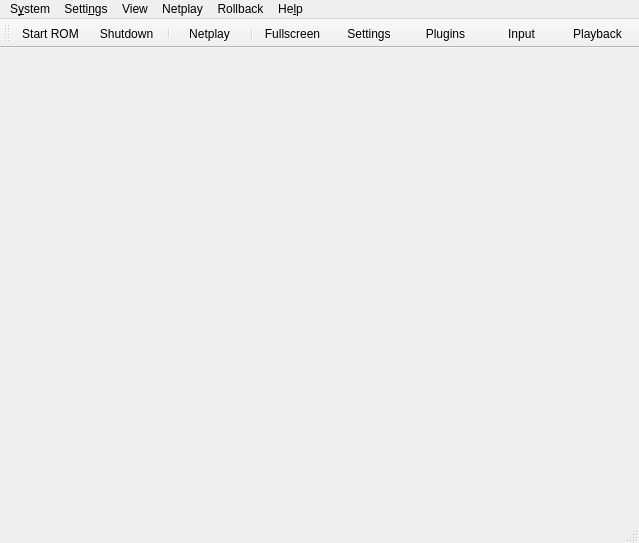
<?xml version="1.0" encoding="UTF-8"?>
<ui version="4.0">
 <class>MainWindow</class>
 <widget class="QMainWindow" name="MainWindow">
  <property name="geometry">
   <rect>
    <x>0</x>
    <y>0</y>
    <width>639</width>
    <height>543</height>
   </rect>
  </property>
  <property name="windowTitle">
   <string>Rosalie's Mupen GUI (VERSION)</string>
  </property>
  <property name="windowIcon">
   <iconset resource="UIResources.qrc">
    <normaloff>:/Resource/RMG.png</normaloff>:/Resource/RMG.png</iconset>
  </property>
  <widget class="QWidget" name="centralwidget">
   <layout class="QHBoxLayout" name="horizontalLayout"/>
  </widget>
  <widget class="QMenuBar" name="menubar">
   <property name="geometry">
    <rect>
     <x>0</x>
     <y>0</y>
     <width>639</width>
     <height>30</height>
    </rect>
   </property>
   <widget class="QMenu" name="menuSystem">
    <property name="title">
     <string>S&amp;ystem</string>
    </property>
    <widget class="QMenu" name="menuReset">
     <property name="title">
      <string>&amp;Reset</string>
     </property>
     <property name="icon">
      <iconset theme="restart-line"/>
     </property>
     <addaction name="action_Netplay_Start"/>
     <addaction name="action_System_HardReset"/>
    </widget>
    <widget class="QMenu" name="menuCurrent_Save_State">
     <property name="title">
      <string>&amp;Current Save State</string>
     </property>
     <property name="icon">
      <iconset theme="save-3-line"/>
     </property>
     <addaction name="actionSlot_0"/>
     <addaction name="actionSlot_1"/>
     <addaction name="actionSlot_2"/>
     <addaction name="actionSlot_3"/>
     <addaction name="actionSlot_4"/>
     <addaction name="actionSlot_5"/>
     <addaction name="actionSlot_6"/>
     <addaction name="actionSlot_7"/>
     <addaction name="actionSlot_8"/>
     <addaction name="actionSlot_9"/>
    </widget>
    <widget class="QMenu" name="menuSpeedFactor">
     <property name="enabled">
      <bool>true</bool>
     </property>
     <property name="title">
      <string>Speed &amp;Factor</string>
     </property>
     <property name="icon">
      <iconset theme="speed-line"/>
     </property>
     <addaction name="actionSpeed25"/>
     <addaction name="actionSpeed50"/>
     <addaction name="actionSpeed75"/>
     <addaction name="actionSpeed100"/>
     <addaction name="actionSpeed125"/>
     <addaction name="actionSpeed150"/>
     <addaction name="actionSpeed175"/>
     <addaction name="actionSpeed200"/>
     <addaction name="actionSpeed225"/>
     <addaction name="actionSpeed250"/>
     <addaction name="actionSpeed275"/>
     <addaction name="actionSpeed300"/>
    </widget>
    <addaction name="action_System_StartRom"/>
    <addaction name="separator"/>
    <addaction name="action_System_Shutdown"/>
    <addaction name="menuReset"/>
    <addaction name="action_System_Pause"/>
    <addaction name="separator"/>
    <addaction name="action_System_Screenshot"/>
    <addaction name="separator"/>
    <addaction name="action_System_LimitFPS"/>
    <addaction name="menuSpeedFactor"/>
    <addaction name="separator"/>
    <addaction name="action_System_SaveState"/>
    <addaction name="action_System_SaveAs"/>
    <addaction name="action_System_LoadState"/>
    <addaction name="action_System_Load"/>
    <addaction name="separator"/>
    <addaction name="menuCurrent_Save_State"/>
    <addaction name="separator"/>
    <addaction name="action_System_Cheats"/>
    <addaction name="action_System_GSButton"/>
    <addaction name="separator"/>
    <addaction name="action_System_Exit"/>
   </widget>
   <widget class="QMenu" name="menuSettings">
    <property name="title">
     <string>Setti&amp;ngs</string>
    </property>
    <addaction name="action_Settings_Graphics"/>
    <addaction name="action_Settings_Audio"/>
    <addaction name="action_Settings_Rsp"/>
    <addaction name="action_Settings_Input"/>
    <addaction name="separator"/>
    <addaction name="action_Settings_Settings"/>
   </widget>
   <widget class="QMenu" name="menuView">
    <property name="title">
     <string>View</string>
    </property>
    <addaction name="action_View_Toolbar"/>
    <addaction name="action_View_StatusBar"/>
    <addaction name="separator"/>
    <addaction name="action_View_GameList"/>
    <addaction name="action_View_GameGrid"/>
    <addaction name="separator"/>
    <addaction name="action_View_UniformSize"/>
    <addaction name="separator"/>
    <addaction name="action_View_Fullscreen"/>
    <addaction name="separator"/>
    <addaction name="action_View_RefreshRoms"/>
    <addaction name="action_View_ClearRomCache"/>
    <addaction name="separator"/>
    <addaction name="action_View_Log"/>
    <addaction name="separator"/>
    <addaction name="action_View_Search"/>
   </widget>
   <widget class="QMenu" name="menuHelp">
    <property name="title">
     <string>He&amp;lp</string>
    </property>
    <addaction name="action_Help_Github"/>
    <addaction name="separator"/>
    <addaction name="action_Help_Update"/>
    <addaction name="separator"/>
    <addaction name="action_Help_About"/>
   </widget>
   <widget class="QMenu" name="menuNetplay">
    <property name="title">
     <string>Netplay</string>
    </property>
    <addaction name="action_Netplay_BrowseSessions"/>
   </widget>
   <widget class="QMenu" name="menuRollback">
    <property name="title">
     <string>Rollback</string>
    </property>
    <addaction name="action_Rollback_SaveGgpoState"/>
    <addaction name="action_Rollback_LoadGgpoState"/>
    <addaction name="separator"/>
    <addaction name="action_Rollback_StartDebugReplay"/>
    <addaction name="action_Rollback_VerifyDebugReplay"/>
    <addaction name="action_Rollback_VerifyDebugReplayWithGraphics"/>
   </widget>
   <addaction name="menuSystem"/>
   <addaction name="menuSettings"/>
   <addaction name="menuView"/>
   <addaction name="menuNetplay"/>
   <addaction name="menuRollback"/>
   <addaction name="menuHelp"/>
  </widget>
  <widget class="QStatusBar" name="statusbar"/>
  <widget class="QToolBar" name="toolBar">
   <property name="windowTitle">
    <string>toolBar</string>
   </property>
   <property name="movable">
    <bool>true</bool>
   </property>
   <property name="styleSheet">
    <string>QToolButton { min-width: 70px; }</string>
   </property>
   <property name="toolButtonStyle">
    <enum>Qt::ToolButtonStyle::ToolButtonTextUnderIcon</enum>
   </property>
   <property name="floatable">
    <bool>false</bool>
   </property>
   <attribute name="toolBarArea">
    <enum>TopToolBarArea</enum>
   </attribute>
   <attribute name="toolBarBreak">
    <bool>false</bool>
   </attribute>
   <addaction name="action_System_StartRom"/>
   <addaction name="action_System_Shutdown"/>
   <addaction name="separator"/>
   <addaction name="action_Netplay_Start"/>
   <addaction name="separator"/>
   <addaction name="action_View_Fullscreen"/>
   <addaction name="action_Settings_Settings"/>
   <addaction name="action_Settings_Plugins"/>
   <addaction name="action_Toolbar_Input"/>
   <addaction name="action_Toolbar_Playback"/>
  </widget>
  <action name="action_System_StartRom">
   <property name="icon">
    <iconset theme="file-line"/>
   </property>
   <property name="text">
    <string>&amp;Start ROM</string>
   </property>
  </action>
  <action name="action_System_OpenCombo">
   <property name="icon">
    <iconset theme="aed-electrodes-fill"/>
   </property>
   <property name="text">
    <string>&amp;P2P</string>
   </property>
  </action>
  <action name="action_System_Shutdown">
   <property name="icon">
    <iconset theme="shut-down-line"/>
   </property>
   <property name="text">
    <string>S&amp;hutdown</string>
   </property>
  </action>
  <action name="action_Netplay_Start">
   <property name="icon">
    <iconset theme="server-line"/>
   </property>
   <property name="text">
    <string>&amp;Netplay</string>
   </property>
  </action>
  <action name="action_System_HardReset">
   <property name="icon">
    <iconset theme="restart-line"/>
   </property>
   <property name="text">
    <string>&amp;Hard Reset</string>
   </property>
  </action>
  <action name="action_System_Pause">
   <property name="checkable">
    <bool>true</bool>
   </property>
   <property name="icon">
    <iconset theme="pause-line"/>
   </property>
   <property name="text">
    <string>&amp;Pause</string>
   </property>
  </action>
  <action name="action_System_Screenshot">
   <property name="icon">
    <iconset theme="screenshot-2-line"/>
   </property>
   <property name="text">
    <string>Scree&amp;nshot</string>
   </property>
  </action>
  <action name="action_System_LimitFPS">
   <property name="checkable">
    <bool>true</bool>
   </property>
   <property name="icon">
    <iconset theme="speed-line"/>
   </property>
   <property name="text">
    <string>&amp;Limit FPS</string>
   </property>
  </action>
  <action name="action_System_SaveState">
   <property name="icon">
    <iconset theme="save-3-line"/>
   </property>
   <property name="text">
    <string>Sa&amp;ve State</string>
   </property>
  </action>
  <action name="action_System_SaveAs">
   <property name="icon">
    <iconset theme="save-3-line"/>
   </property>
   <property name="text">
    <string>Save As...</string>
   </property>
  </action>
  <action name="action_System_LoadState">
   <property name="icon">
    <iconset theme="folder-open-line"/>
   </property>
   <property name="text">
    <string>L&amp;oad State</string>
   </property>
  </action>
  <action name="action_System_Load">
   <property name="icon">
    <iconset theme="folder-open-line"/>
   </property>
   <property name="text">
    <string>Loa&amp;d...</string>
   </property>
  </action>
  <action name="actionSlot_0">
   <property name="checkable">
    <bool>true</bool>
   </property>
   <property name="text">
    <string>&amp;Slot 0</string>
   </property>
  </action>
  <action name="actionSlot_1">
   <property name="checkable">
    <bool>true</bool>
   </property>
   <property name="text">
    <string>Slot &amp;1</string>
   </property>
  </action>
  <action name="actionSlot_2">
   <property name="checkable">
    <bool>true</bool>
   </property>
   <property name="text">
    <string>Slot &amp;2</string>
   </property>
  </action>
  <action name="actionSlot_3">
   <property name="checkable">
    <bool>true</bool>
   </property>
   <property name="text">
    <string>Slot &amp;3</string>
   </property>
  </action>
  <action name="actionSlot_4">
   <property name="checkable">
    <bool>true</bool>
   </property>
   <property name="text">
    <string>Slot &amp;4</string>
   </property>
  </action>
  <action name="actionSlot_5">
   <property name="checkable">
    <bool>true</bool>
   </property>
   <property name="text">
    <string>Slot &amp;5</string>
   </property>
  </action>
  <action name="actionSlot_6">
   <property name="checkable">
    <bool>true</bool>
   </property>
   <property name="text">
    <string>Slot &amp;6</string>
   </property>
  </action>
  <action name="actionSlot_7">
   <property name="checkable">
    <bool>true</bool>
   </property>
   <property name="text">
    <string>Slot &amp;7</string>
   </property>
  </action>
  <action name="actionSlot_8">
   <property name="checkable">
    <bool>true</bool>
   </property>
   <property name="text">
    <string>Slot &amp;8</string>
   </property>
  </action>
  <action name="actionSlot_9">
   <property name="checkable">
    <bool>true</bool>
   </property>
   <property name="text">
    <string>Slot &amp;9</string>
   </property>
  </action>
  <action name="action_System_Cheats">
   <property name="icon">
    <iconset theme="code-box-line"/>
   </property>
   <property name="text">
    <string>Cheats...</string>
   </property>
  </action>
  <action name="action_System_GSButton">
   <property name="icon">
    <iconset theme="checkbox-blank-circle-line"/>
   </property>
   <property name="text">
    <string>&amp;GS Button</string>
   </property>
  </action>
  <action name="action_System_Exit">
   <property name="icon">
    <iconset theme="door-open-line"/>
   </property>
   <property name="text">
    <string>&amp;Exit</string>
   </property>
  </action>
  <action name="action_Settings_Graphics">
   <property name="icon">
    <iconset theme="brush-line"/>
   </property>
   <property name="text">
    <string>&amp;Graphics</string>
   </property>
  </action>
  <action name="action_Settings_Input">
   <property name="icon">
    <iconset theme="gamepad-line"/>
   </property>
   <property name="text">
    <string>&amp;Input</string>
   </property>
  </action>
  <action name="action_Settings_Rsp">
   <property name="icon">
    <iconset theme="settings-3-line"/>
   </property>
   <property name="text">
    <string>&amp;RSP</string>
   </property>
  </action>
  <action name="action_Settings_Audio">
   <property name="icon">
    <iconset theme="volume-up-line"/>
   </property>
   <property name="text">
    <string>&amp;Audio</string>
   </property>
  </action>
  <action name="action_Settings_Settings">
   <property name="icon">
    <iconset theme="settings-3-line"/>
   </property>
   <property name="text">
    <string>&amp;Settings</string>
   </property>
  </action>
  <action name="action_Settings_Plugins">
   <property name="icon">
    <iconset theme="plug-line"/>
   </property>
   <property name="text">
    <string>&amp;Plugins</string>
   </property>
  </action>
  <action name="action_Toolbar_Input">
   <property name="icon">
    <iconset theme="gamepad-line"/>
   </property>
   <property name="text">
    <string>&amp;Input</string>
   </property>
  </action>
  <action name="action_Toolbar_Playback">
   <property name="icon">
    <iconset theme="play-line"/>
   </property>
   <property name="text">
    <string>&amp;Playback</string>
   </property>
  </action>
  <action name="action_View_Fullscreen">
   <property name="icon">
    <iconset theme="fullscreen-line"/>
   </property>
   <property name="text">
    <string>&amp;Fullscreen</string>
   </property>
  </action>
  <action name="action_Help_Github">
   <property name="icon">
    <iconset theme="github-fill"/>
   </property>
   <property name="text">
    <string>&amp;Github Repository</string>
   </property>
  </action>
  <action name="action_Help_About">
   <property name="icon">
    <iconset theme="information-line"/>
   </property>
   <property name="text">
    <string>&amp;About RMG</string>
   </property>
  </action>
  <action name="action_View_Toolbar">
   <property name="checkable">
    <bool>true</bool>
   </property>
   <property name="icon">
    <iconset theme="tools-line"/>
   </property>
   <property name="text">
    <string>&amp;Toolbar</string>
   </property>
  </action>
  <action name="action_View_StatusBar">
   <property name="checkable">
    <bool>true</bool>
   </property>
   <property name="icon">
    <iconset theme="information-line"/>
   </property>
   <property name="text">
    <string>&amp;Status Bar</string>
   </property>
  </action>
  <action name="action_View_GameList">
   <property name="icon">
    <iconset theme="list-check"/>
   </property>
   <property name="text">
    <string>&amp;Game List</string>
   </property>
  </action>
  <action name="action_View_GameGrid">
   <property name="icon">
    <iconset theme="function-line"/>
   </property>
   <property name="text">
    <string>Ga&amp;me Grid</string>
   </property>
  </action>
  <action name="action_View_RefreshRoms">
   <property name="icon">
    <iconset theme="refresh-line"/>
   </property>
   <property name="text">
    <string>&amp;Refresh ROMs</string>
   </property>
  </action>
  <action name="action_View_Log">
   <property name="icon">
    <iconset theme="file-list-line"/>
   </property>
   <property name="text">
    <string>&amp;Log</string>
   </property>
  </action>
  <action name="action_View_ClearRomCache">
   <property name="icon">
    <iconset theme="delete-bin-line"/>
   </property>
   <property name="text">
    <string>&amp;Clear ROM Cache</string>
   </property>
  </action>
  <action name="action_View_UniformSize">
   <property name="checkable">
    <bool>true</bool>
   </property>
   <property name="icon">
    <iconset theme="function-line"/>
   </property>
   <property name="text">
    <string>&amp;Uniform Size (Grid View)</string>
   </property>
  </action>
  <action name="actionSpeed25">
   <property name="checkable">
    <bool>false</bool>
   </property>
   <property name="text">
    <string>&amp;25%</string>
   </property>
  </action>
  <action name="actionSpeed50">
   <property name="text">
    <string>&amp;50%</string>
   </property>
  </action>
  <action name="actionSpeed100">
   <property name="text">
    <string>&amp;100%</string>
   </property>
  </action>
  <action name="actionSpeed125">
   <property name="text">
    <string>125%</string>
   </property>
  </action>
  <action name="actionSpeed150">
   <property name="text">
    <string>150%</string>
   </property>
  </action>
  <action name="actionSpeed200">
   <property name="text">
    <string>2&amp;00%</string>
   </property>
  </action>
  <action name="actionSpeed75">
   <property name="text">
    <string>&amp;75%</string>
   </property>
  </action>
  <action name="actionSpeed175">
   <property name="text">
    <string>175%</string>
   </property>
  </action>
  <action name="actionSpeed225">
   <property name="text">
    <string>225%</string>
   </property>
  </action>
  <action name="actionSpeed250">
   <property name="text">
    <string>250%</string>
   </property>
  </action>
  <action name="actionSpeed275">
   <property name="text">
    <string>275%</string>
   </property>
  </action>
  <action name="actionSpeed300">
   <property name="text">
    <string>&amp;300%</string>
   </property>
  </action>
  <action name="action_Help_Update">
   <property name="icon">
    <iconset theme="download-line"/>
   </property>
   <property name="text">
    <string>&amp;Check For Updates</string>
   </property>
  </action>
  <action name="action_Netplay_BrowseSessions">
   <property name="icon">
    <iconset theme="plug-line"/>
   </property>
   <property name="text">
    <string>Start Netplay</string>
   </property>
  </action>
  <action name="action_View_Search">
    <property name="icon">
      <iconset theme="search-line"/>
     </property>
   <property name="text">
    <string>Search</string>
   </property>
  </action>
  <action name="action_Rollback_SaveGgpoState">
   <property name="icon">
    <iconset theme="save-3-line"/>
   </property>
   <property name="text">
    <string>&amp;Save GGPO State</string>
   </property>
  </action>
  <action name="action_Rollback_LoadGgpoState">
   <property name="icon">
    <iconset theme="folder-open-line"/>
   </property>
   <property name="text">
    <string>&amp;Load GGPO State</string>
   </property>
  </action>
  <action name="action_Rollback_StartDebugReplay">
   <property name="icon">
    <iconset theme="record-circle-line"/>
   </property>
   <property name="text">
    <string>Start Recording Debug Replay</string>
   </property>
  </action>
  <action name="action_Rollback_VerifyDebugReplay">
   <property name="icon">
    <iconset theme="check-double-line"/>
   </property>
   <property name="text">
    <string>Verify Debug Replay</string>
   </property>
  </action>
  <action name="action_Rollback_VerifyDebugReplayWithGraphics">
   <property name="icon">
    <iconset theme="movie-line"/>
   </property>
   <property name="text">
    <string>Verify Debug Replay (with Graphics)</string>
   </property>
  </action>
 </widget>
 <resources>
  <include location="UIResources.qrc"/>
 </resources>
 <connections/>
</ui>
